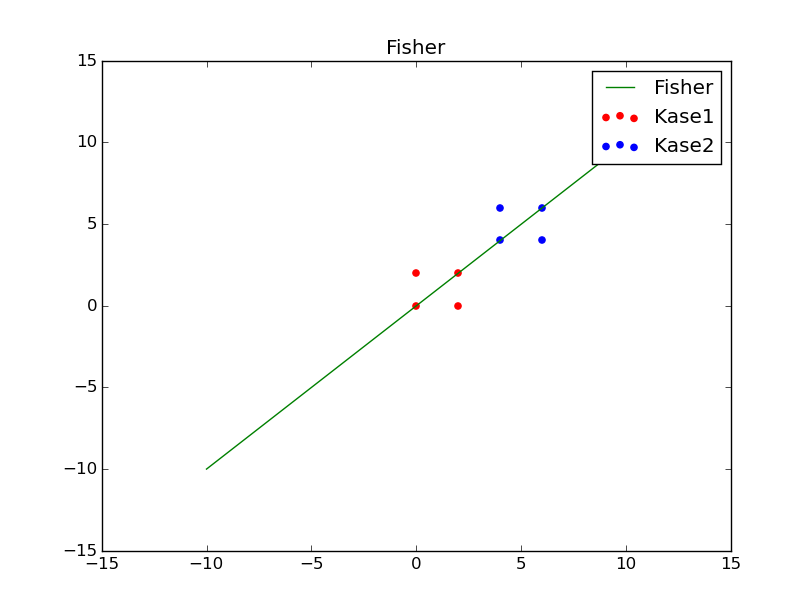

Python code for this plot:
#coding:utf8
from numpy import *
from matplotlib.pyplot import *
import sys

datapath="fisherdata.txt"
data=genfromtxt(datapath,delimiter=' ');

#列表示维，行表示样本数量
def fisher(data1,data2):
    m1,n1=shape(data1);
    m2,n2=shape(data2);
    if(n1!=n2):
        print "Data1 must is the same array as data2!"
        return 

    M1=average(data1,axis=0);
    M2=average(data2,axis=0);
    Sw1=cov(transpose(data1));
    Sw2=cov(transpose(data2));
    print shape(Sw1)
    lammda=1e-16
    Sw=Sw1+Sw2+lammda*eye(n1);
    return array(linalg.inv(Sw).dot(M1-M2))


data1=array([[0,0],[0,2],[2,0],[2,2]]);
data2=array([[4,4],[4,6],[6,4],[6,6]]);
W=fisher(data1,data2);

print data1[:,0]
print data1[:,1]
scatter(data1[:,0],data1[:,1],color='red',label='Kase1');
scatter(data2[:,0],data2[:,1],color='blue',label='Kase2');
if W[0]!=0:
    x=linspace(-10,10,1000)
    y=x*1.0*W[1]/W[0]
    plot(x,y,color='green',label='Fisher')
else:
    x=zeros(100)
    y=linspace(-10,10,1000)
    plot(x,y,color='green')
title("Fisher")
legend(); 
show(); 
    
